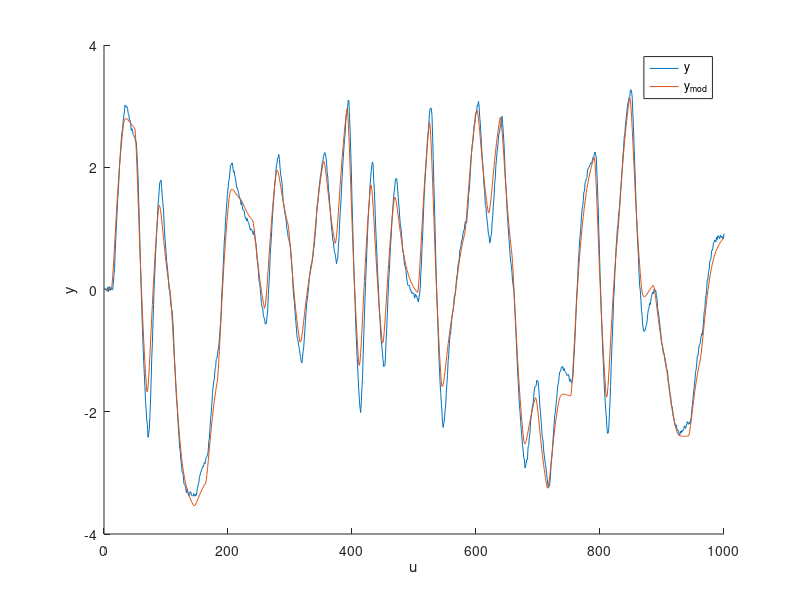
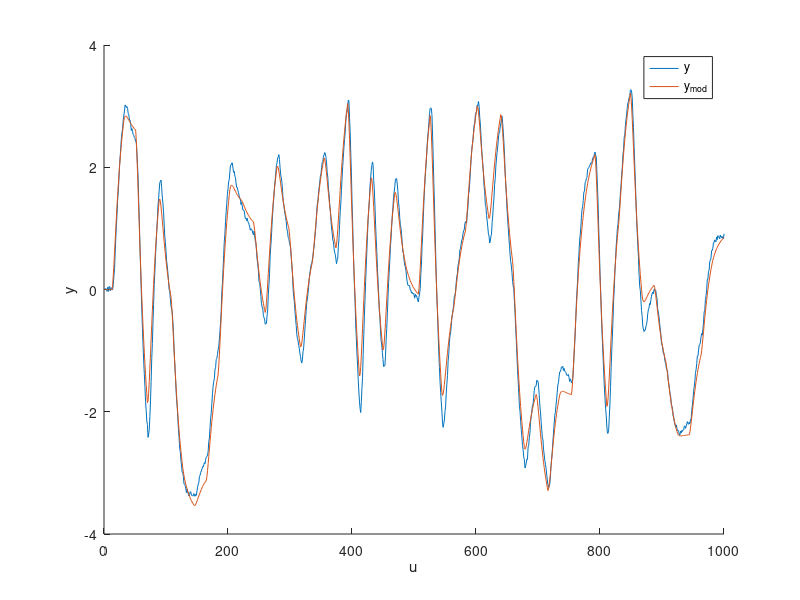
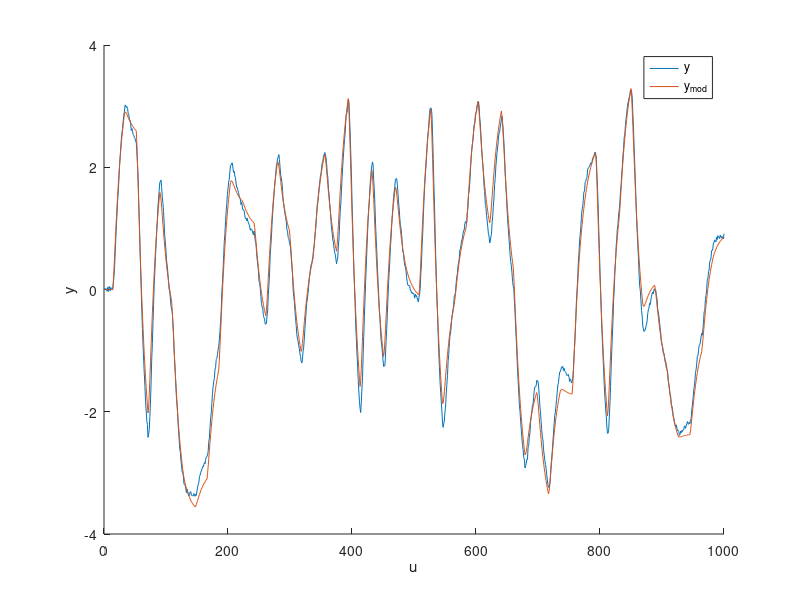
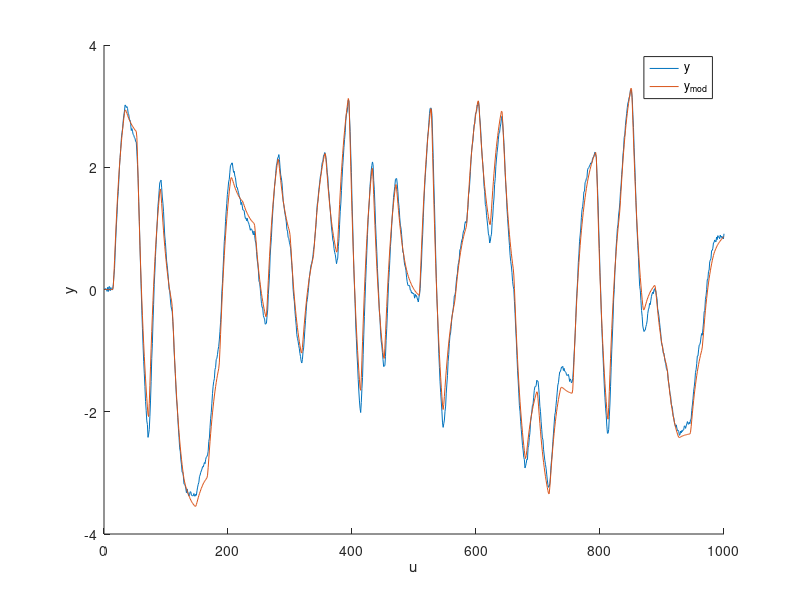

These figures' MATLAB source, in order:
%% wczytywanie
dane = dlmread('dane24.txt');

u = dane(:, 1);
y = dane(:, 2);


%% obliczanie modelu
for thau=1:10
    first = max(2+thau, 3);
    M = zeros(100, 4);
    for i=first:numel(u)
        M(i, 1) = u(i-thau);
        M(i, 2) = u(i-thau-1);
        M(i, 3) = y(i-1);
        M(i, 4) = y(i-2);
    end

    W = M\y;
    y_mod = zeros(numel(u), 1);

    for i=first:numel(u)
        y_mod(i) = W(1)*u(i-thau) + W(2)*u(i-thau-1) + W(3)*y_mod(i-1) + W(4)*y_mod(i-2);
    end

    blad = (y-y_mod)'*(y-y_mod);
    disp('~~~~~~');
    disp(thau);
    disp(blad);
    disp(W);

    clf;
    hold on;
    plot(y);
    plot(y_mod);
    xlabel('u');
    ylabel('y');
    legend('y', 'y_{mod}');
    print('-dpng', ['../images/z1_', num2str(thau), '.png']);
    hold off;
end
